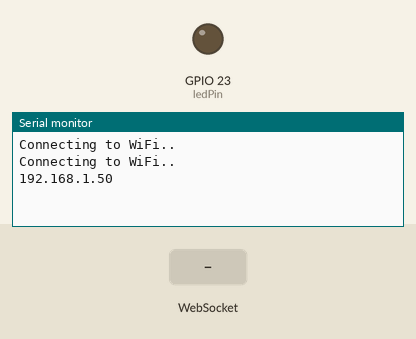
Bench run of a program on a simulated ESP32. Shown: output pins drawn as LEDs (lit = HIGH), the last lines printed to the serial monitor. Inputs (shaded band) come from the test bench. WiFi joins after 1.5 s; servers stay silent unless stated; storage starts empty.

Above: at 3.2 s.
3.3 s: WebSocket text "n" received
At 4.4 s:
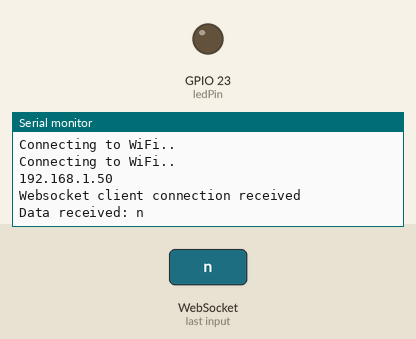
4.8 s: WebSocket text "f" received
At 5.5 s:
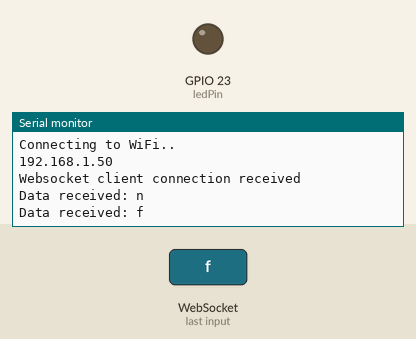
6.3 s: WebSocket text "1" received
At 6.7 s:
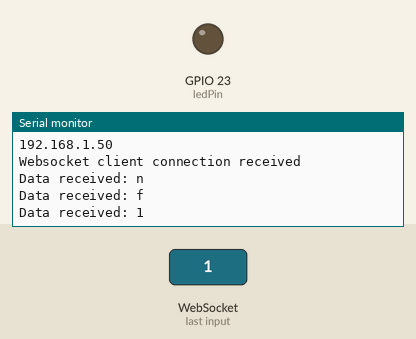

The program:

main.cpp
```cpp
#include "WiFi.h"
#include "ESPAsyncWebServer.h"
#include "SPIFFS.h"
#include <Arduino.h>


const char* ssid = ".";
const char* password =  "yesilelma";
const int ledPin = 23;


AsyncWebServer server(80);
AsyncWebSocket ws("/test");

void onWsEvent(AsyncWebSocket * server, AsyncWebSocketClient * client, AwsEventType type, void * arg, uint8_t *data, size_t len){

  if(type == WS_EVT_CONNECT){

    Serial.println("Websocket client connection received");

  } else if(type == WS_EVT_DISCONNECT){
    Serial.println("Client disconnected");
    Serial.println("-----------------------");

  } else if(type == WS_EVT_DATA){

    Serial.print("Data received: ");

    for(int i=0; i < len; i++) {
          Serial.print((char) data[i]);
    }

    Serial.println();
    if(data[1]=='n'){
      digitalWrite(ledPin, HIGH);
    }

    Serial.println();
    if(data[1]=='f'){
      digitalWrite(ledPin, LOW);
    }
  }
}

void setup(){
  pinMode(ledPin, OUTPUT);

  Serial.begin(115200);

  if(!SPIFFS.begin()){
     Serial.println("An Error has occurred while mounting SPIFFS");
     return;
  }

  WiFi.begin(ssid, password);

  while (WiFi.status() != WL_CONNECTED) {
    delay(1000);
    Serial.println("Connecting to WiFi..");
  }

  Serial.println(WiFi.localIP());

  ws.onEvent(onWsEvent);
  server.addHandler(&ws);

  server.on("/html", HTTP_GET, [](AsyncWebServerRequest *request){
    request->send(SPIFFS, "/sendmessage.html", "text/html");
  });

  server.begin();
}

void loop(){}
```

Measured:
- after the input at 3.3 s, the serial monitor: prints a new line at once (image 1)
- after the input at 4.8 s, the serial monitor: prints a new line at once (image 2)
- after the input at 6.3 s, the serial monitor: prints a new line at once (image 3)
